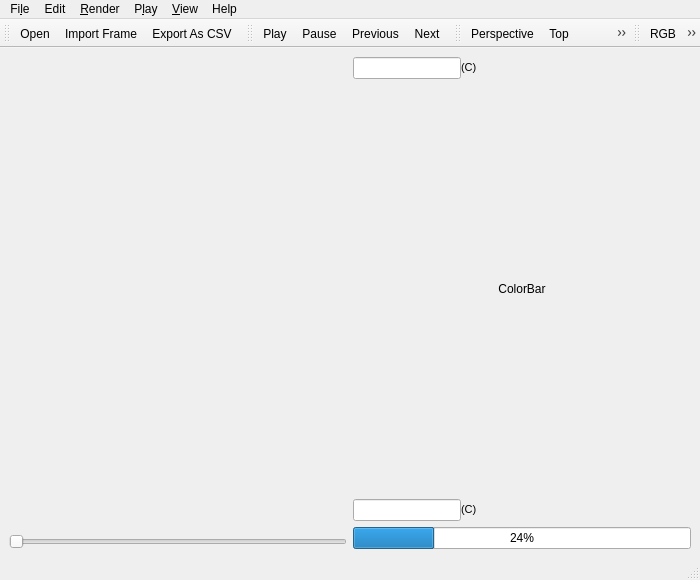
<?xml version="1.0" encoding="UTF-8"?>
<ui version="4.0">
 <class>VisualizeND</class>
 <widget class="QMainWindow" name="VisualizeND">
  <property name="geometry">
   <rect>
    <x>0</x>
    <y>0</y>
    <width>700</width>
    <height>580</height>
   </rect>
  </property>
  <property name="minimumSize">
   <size>
    <width>0</width>
    <height>0</height>
   </size>
  </property>
  <property name="maximumSize">
   <size>
    <width>5000</width>
    <height>5000</height>
   </size>
  </property>
  <property name="windowTitle">
   <string>PCLViewer</string>
  </property>
  <widget class="QWidget" name="centralwidget">
   <layout class="QHBoxLayout" name="horizontalLayout">
    <item>
     <layout class="QVBoxLayout" name="verticalLayoutMainView">
      <item>
       <widget class="QVTKWidget" name="qvtkWidget" native="true"/>
      </item>
      <item>
       <widget class="QSlider" name="frameSlider">
        <property name="font">
         <font>
          <strikeout>false</strikeout>
         </font>
        </property>
        <property name="maximum">
         <number>255</number>
        </property>
        <property name="value">
         <number>0</number>
        </property>
        <property name="tracking">
         <bool>true</bool>
        </property>
        <property name="orientation">
         <enum>Qt::Horizontal</enum>
        </property>
        <property name="invertedControls">
         <bool>false</bool>
        </property>
       </widget>
      </item>
     </layout>
    </item>
    <item>
     <layout class="QVBoxLayout" name="verticalLayout">
      <item>
       <layout class="QVBoxLayout" name="verticalLayoutColorBar">
        <item>
         <layout class="QHBoxLayout" name="horizontalLayoutMaxTemp">
          <property name="spacing">
           <number>0</number>
          </property>
          <item>
           <widget class="QLineEdit" name="lineEditMaxTemp">
            <property name="sizePolicy">
             <sizepolicy hsizetype="Fixed" vsizetype="Fixed">
              <horstretch>0</horstretch>
              <verstretch>0</verstretch>
             </sizepolicy>
            </property>
            <property name="maximumSize">
             <size>
              <width>16777215</width>
              <height>16777215</height>
             </size>
            </property>
            <property name="inputMethodHints">
             <set>Qt::ImhDigitsOnly</set>
            </property>
            <property name="alignment">
             <set>Qt::AlignBottom|Qt::AlignLeading|Qt::AlignLeft</set>
            </property>
           </widget>
          </item>
          <item>
           <widget class="QLabel" name="labelMaxTemp">
            <property name="sizePolicy">
             <sizepolicy hsizetype="Preferred" vsizetype="Fixed">
              <horstretch>0</horstretch>
              <verstretch>0</verstretch>
             </sizepolicy>
            </property>
            <property name="font">
             <font>
              <pointsize>8</pointsize>
             </font>
            </property>
            <property name="inputMethodHints">
             <set>Qt::ImhNone</set>
            </property>
            <property name="text">
             <string>(C)</string>
            </property>
            <property name="alignment">
             <set>Qt::AlignBottom|Qt::AlignLeading|Qt::AlignLeft</set>
            </property>
           </widget>
          </item>
         </layout>
        </item>
        <item>
         <widget class="QLabel" name="labelColorMap">
          <property name="sizePolicy">
           <sizepolicy hsizetype="Preferred" vsizetype="Preferred">
            <horstretch>0</horstretch>
            <verstretch>0</verstretch>
           </sizepolicy>
          </property>
          <property name="text">
           <string>ColorBar</string>
          </property>
          <property name="alignment">
           <set>Qt::AlignCenter</set>
          </property>
         </widget>
        </item>
        <item>
         <layout class="QHBoxLayout" name="horizontalLayoutMinTemp">
          <property name="spacing">
           <number>0</number>
          </property>
          <property name="sizeConstraint">
           <enum>QLayout::SetDefaultConstraint</enum>
          </property>
          <item>
           <widget class="QLineEdit" name="lineEditMinTemp">
            <property name="sizePolicy">
             <sizepolicy hsizetype="Fixed" vsizetype="Fixed">
              <horstretch>0</horstretch>
              <verstretch>0</verstretch>
             </sizepolicy>
            </property>
            <property name="inputMethodHints">
             <set>Qt::ImhDigitsOnly</set>
            </property>
            <property name="alignment">
             <set>Qt::AlignLeading|Qt::AlignLeft|Qt::AlignTop</set>
            </property>
            <property name="dragEnabled">
             <bool>false</bool>
            </property>
           </widget>
          </item>
          <item>
           <widget class="QLabel" name="labelMinTemp">
            <property name="sizePolicy">
             <sizepolicy hsizetype="Preferred" vsizetype="Fixed">
              <horstretch>0</horstretch>
              <verstretch>0</verstretch>
             </sizepolicy>
            </property>
            <property name="font">
             <font>
              <pointsize>8</pointsize>
             </font>
            </property>
            <property name="text">
             <string>(C)</string>
            </property>
            <property name="alignment">
             <set>Qt::AlignLeading|Qt::AlignLeft|Qt::AlignTop</set>
            </property>
           </widget>
          </item>
         </layout>
        </item>
       </layout>
      </item>
      <item>
       <widget class="QProgressBar" name="progressBar">
        <property name="enabled">
         <bool>true</bool>
        </property>
        <property name="inputMethodHints">
         <set>Qt::ImhNone</set>
        </property>
        <property name="value">
         <number>24</number>
        </property>
        <property name="invertedAppearance">
         <bool>false</bool>
        </property>
       </widget>
      </item>
     </layout>
    </item>
   </layout>
  </widget>
  <widget class="QToolBar" name="toolBar_InOut">
   <property name="windowTitle">
    <string>toolBar</string>
   </property>
   <attribute name="toolBarArea">
    <enum>TopToolBarArea</enum>
   </attribute>
   <attribute name="toolBarBreak">
    <bool>false</bool>
   </attribute>
   <addaction name="actionOpen"/>
   <addaction name="actionImport_Frame"/>
   <addaction name="actionExport"/>
  </widget>
  <widget class="QStatusBar" name="statusBar"/>
  <widget class="QMenuBar" name="menuBar">
   <property name="geometry">
    <rect>
     <x>0</x>
     <y>0</y>
     <width>700</width>
     <height>30</height>
    </rect>
   </property>
   <widget class="QMenu" name="menuFile">
    <property name="title">
     <string>Fi&amp;le</string>
    </property>
    <addaction name="actionOpen"/>
    <addaction name="actionImport_Frame"/>
    <addaction name="actionExport"/>
    <addaction name="actionExit"/>
   </widget>
   <widget class="QMenu" name="menuEdit">
    <property name="title">
     <string>Edit</string>
    </property>
    <widget class="QMenu" name="menu_Select_Mode">
     <property name="title">
      <string>&amp;Select Mode</string>
     </property>
     <addaction name="actionSelect_Points"/>
    </widget>
    <widget class="QMenu" name="menuGround_Detection">
     <property name="title">
      <string>&amp;Ground Detection</string>
     </property>
     <addaction name="actionAuto"/>
     <addaction name="actionManual"/>
    </widget>
    <addaction name="actionAlign"/>
    <addaction name="menu_Select_Mode"/>
    <addaction name="actionLabel"/>
    <addaction name="actionMeasure"/>
    <addaction name="menuGround_Detection"/>
   </widget>
   <widget class="QMenu" name="menuRender">
    <property name="title">
     <string>&amp;Render</string>
    </property>
    <addaction name="actionRGB"/>
    <addaction name="actionTemperature"/>
    <addaction name="actionLabels"/>
   </widget>
   <widget class="QMenu" name="menuView">
    <property name="title">
     <string>&amp;View</string>
    </property>
    <widget class="QMenu" name="menuColor_Map">
     <property name="title">
      <string>Color &amp;Map</string>
     </property>
     <addaction name="actionAutumn"/>
     <addaction name="actionBone"/>
     <addaction name="actionJet"/>
     <addaction name="actionWinter"/>
     <addaction name="actionRainbow"/>
     <addaction name="actionOcean"/>
     <addaction name="actionSummer"/>
     <addaction name="actionSpring"/>
     <addaction name="actionCool"/>
     <addaction name="actionHSV"/>
     <addaction name="actionPink"/>
     <addaction name="actionHot"/>
    </widget>
    <addaction name="menuColor_Map"/>
    <addaction name="actionColor_Bar"/>
    <addaction name="separator"/>
    <addaction name="actionTop"/>
    <addaction name="actionBottom"/>
    <addaction name="actionLeft"/>
    <addaction name="actionRight"/>
    <addaction name="actionFront"/>
    <addaction name="actionBack"/>
    <addaction name="actionPerspective"/>
   </widget>
   <widget class="QMenu" name="menuHelp">
    <property name="title">
     <string>Help</string>
    </property>
    <addaction name="actionAbout"/>
   </widget>
   <widget class="QMenu" name="menuPlay">
    <property name="title">
     <string>P&amp;lay</string>
    </property>
    <widget class="QMenu" name="menuRate">
     <property name="title">
      <string>Rat&amp;e</string>
     </property>
     <addaction name="action_Rate_0_25"/>
     <addaction name="action_Rate_0_5"/>
     <addaction name="action_Rate_1_0"/>
     <addaction name="action_Rate_2_0"/>
     <addaction name="action_Rate_4_0"/>
    </widget>
    <addaction name="actionPlay"/>
    <addaction name="actionPause"/>
    <addaction name="actionPrevious"/>
    <addaction name="actionNext"/>
    <addaction name="menuRate"/>
   </widget>
   <addaction name="menuFile"/>
   <addaction name="menuEdit"/>
   <addaction name="menuRender"/>
   <addaction name="menuPlay"/>
   <addaction name="menuView"/>
   <addaction name="menuHelp"/>
  </widget>
  <widget class="QToolBar" name="toolBar_Play">
   <property name="windowTitle">
    <string>toolBar_2</string>
   </property>
   <attribute name="toolBarArea">
    <enum>TopToolBarArea</enum>
   </attribute>
   <attribute name="toolBarBreak">
    <bool>false</bool>
   </attribute>
   <addaction name="actionPlay"/>
   <addaction name="actionPause"/>
   <addaction name="actionPrevious"/>
   <addaction name="actionNext"/>
  </widget>
  <widget class="QToolBar" name="toolBar_View">
   <property name="windowTitle">
    <string>toolBar_2</string>
   </property>
   <attribute name="toolBarArea">
    <enum>TopToolBarArea</enum>
   </attribute>
   <attribute name="toolBarBreak">
    <bool>false</bool>
   </attribute>
   <addaction name="actionPerspective"/>
   <addaction name="actionTop"/>
   <addaction name="actionBottom"/>
   <addaction name="actionLeft"/>
   <addaction name="actionRight"/>
   <addaction name="actionFront"/>
   <addaction name="actionBack"/>
  </widget>
  <widget class="QToolBar" name="toolBar_RGB_Temp">
   <property name="windowTitle">
    <string>toolBar_2</string>
   </property>
   <attribute name="toolBarArea">
    <enum>TopToolBarArea</enum>
   </attribute>
   <attribute name="toolBarBreak">
    <bool>false</bool>
   </attribute>
   <addaction name="actionRGB"/>
   <addaction name="actionTemperature"/>
   <addaction name="actionColor_Bar"/>
  </widget>
  <action name="actionOpen">
   <property name="icon">
    <iconset resource="resouce.qrc">
     <normaloff>:/rec/resource/icons/open-file-icon.png</normaloff>:/rec/resource/icons/open-file-icon.png</iconset>
   </property>
   <property name="text">
    <string>&amp;Open</string>
   </property>
  </action>
  <action name="actionImport_Frame">
   <property name="icon">
    <iconset resource="resouce.qrc">
     <normaloff>:/rec/resource/icons/import-frame-icon.png</normaloff>:/rec/resource/icons/import-frame-icon.png</iconset>
   </property>
   <property name="text">
    <string>&amp;Import Frame</string>
   </property>
  </action>
  <action name="actionExport">
   <property name="icon">
    <iconset resource="resouce.qrc">
     <normaloff>:/rec/resource/icons/export-as-csv-icon.png</normaloff>:/rec/resource/icons/export-as-csv-icon.png</iconset>
   </property>
   <property name="text">
    <string>&amp;Export As CSV</string>
   </property>
   <property name="toolTip">
    <string>Export As CSV</string>
   </property>
  </action>
  <action name="actionExit">
   <property name="icon">
    <iconset resource="resouce.qrc">
     <normaloff>:/rec/resource/icons/exit-icon.png</normaloff>:/rec/resource/icons/exit-icon.png</iconset>
   </property>
   <property name="text">
    <string>E&amp;xit</string>
   </property>
  </action>
  <action name="actionAlign">
   <property name="text">
    <string>&amp;Align</string>
   </property>
  </action>
  <action name="actionLabel">
   <property name="text">
    <string>&amp;Label</string>
   </property>
  </action>
  <action name="actionMeasure">
   <property name="text">
    <string>&amp;Measure</string>
   </property>
  </action>
  <action name="actionRGB">
   <property name="checkable">
    <bool>true</bool>
   </property>
   <property name="icon">
    <iconset resource="resouce.qrc">
     <normaloff>:/rec/resource/icons/rgb-icon.jpeg</normaloff>:/rec/resource/icons/rgb-icon.jpeg</iconset>
   </property>
   <property name="text">
    <string>&amp;RGB</string>
   </property>
  </action>
  <action name="actionTemperature">
   <property name="checkable">
    <bool>true</bool>
   </property>
   <property name="icon">
    <iconset resource="resouce.qrc">
     <normaloff>:/rec/resource/icons/temperature-icon.jpeg</normaloff>:/rec/resource/icons/temperature-icon.jpeg</iconset>
   </property>
   <property name="text">
    <string>&amp;Temperature</string>
   </property>
  </action>
  <action name="actionLabels">
   <property name="text">
    <string>&amp;Labels</string>
   </property>
  </action>
  <action name="actionTop">
   <property name="icon">
    <iconset resource="resouce.qrc">
     <normaloff>:/rec/resource/icons/top-view-icon.png</normaloff>:/rec/resource/icons/top-view-icon.png</iconset>
   </property>
   <property name="text">
    <string>&amp;Top</string>
   </property>
  </action>
  <action name="actionBottom">
   <property name="icon">
    <iconset resource="resouce.qrc">
     <normaloff>:/rec/resource/icons/bottom-view-icon.png</normaloff>:/rec/resource/icons/bottom-view-icon.png</iconset>
   </property>
   <property name="text">
    <string>&amp;Bottom</string>
   </property>
  </action>
  <action name="actionLeft">
   <property name="icon">
    <iconset resource="resouce.qrc">
     <normaloff>:/rec/resource/icons/left-view-icon.png</normaloff>:/rec/resource/icons/left-view-icon.png</iconset>
   </property>
   <property name="text">
    <string>&amp;Left</string>
   </property>
  </action>
  <action name="actionRight">
   <property name="icon">
    <iconset resource="resouce.qrc">
     <normaloff>:/rec/resource/icons/right-view-icon.png</normaloff>:/rec/resource/icons/right-view-icon.png</iconset>
   </property>
   <property name="text">
    <string>&amp;Right</string>
   </property>
  </action>
  <action name="actionFront">
   <property name="icon">
    <iconset resource="resouce.qrc">
     <normaloff>:/rec/resource/icons/front-view-icon.png</normaloff>:/rec/resource/icons/front-view-icon.png</iconset>
   </property>
   <property name="text">
    <string>&amp;Front</string>
   </property>
  </action>
  <action name="actionBack">
   <property name="icon">
    <iconset resource="resouce.qrc">
     <normaloff>:/rec/resource/icons/back-view-icon.png</normaloff>:/rec/resource/icons/back-view-icon.png</iconset>
   </property>
   <property name="text">
    <string>Ba&amp;ck</string>
   </property>
  </action>
  <action name="actionPerspective">
   <property name="icon">
    <iconset resource="resouce.qrc">
     <normaloff>:/rec/resource/icons/perspective-view-icon.png</normaloff>:/rec/resource/icons/perspective-view-icon.png</iconset>
   </property>
   <property name="text">
    <string>&amp;Perspective</string>
   </property>
  </action>
  <action name="actionAbout">
   <property name="icon">
    <iconset resource="resouce.qrc">
     <normaloff>:/rec/resource/icons/about-icon.png</normaloff>:/rec/resource/icons/about-icon.png</iconset>
   </property>
   <property name="text">
    <string>&amp;About</string>
   </property>
  </action>
  <action name="actionPlay">
   <property name="icon">
    <iconset resource="resouce.qrc">
     <normaloff>:/rec/resource/icons/play-button-icon.png</normaloff>:/rec/resource/icons/play-button-icon.png</iconset>
   </property>
   <property name="text">
    <string>&amp;Play</string>
   </property>
  </action>
  <action name="actionPause">
   <property name="icon">
    <iconset resource="resouce.qrc">
     <normaloff>:/rec/resource/icons/pause-button-icon.png</normaloff>:/rec/resource/icons/pause-button-icon.png</iconset>
   </property>
   <property name="text">
    <string>Pa&amp;use</string>
   </property>
   <property name="toolTip">
    <string>Pause</string>
   </property>
  </action>
  <action name="actionPrevious">
   <property name="icon">
    <iconset resource="resouce.qrc">
     <normaloff>:/rec/resource/icons/previous-button-icon.png</normaloff>:/rec/resource/icons/previous-button-icon.png</iconset>
   </property>
   <property name="text">
    <string>P&amp;revious</string>
   </property>
  </action>
  <action name="actionNext">
   <property name="icon">
    <iconset resource="resouce.qrc">
     <normaloff>:/rec/resource/icons/next-button-icon.png</normaloff>:/rec/resource/icons/next-button-icon.png</iconset>
   </property>
   <property name="text">
    <string>&amp;Next</string>
   </property>
  </action>
  <action name="action_Rate_0_25">
   <property name="checkable">
    <bool>true</bool>
   </property>
   <property name="text">
    <string>&amp;0.25</string>
   </property>
  </action>
  <action name="action_Rate_0_5">
   <property name="checkable">
    <bool>true</bool>
   </property>
   <property name="text">
    <string>0.&amp;5</string>
   </property>
  </action>
  <action name="action_Rate_1_0">
   <property name="checkable">
    <bool>true</bool>
   </property>
   <property name="text">
    <string>&amp;1.0</string>
   </property>
  </action>
  <action name="action_Rate_2_0">
   <property name="checkable">
    <bool>true</bool>
   </property>
   <property name="text">
    <string>&amp;2.0</string>
   </property>
  </action>
  <action name="action_Rate_4_0">
   <property name="checkable">
    <bool>true</bool>
   </property>
   <property name="text">
    <string>&amp;4.0</string>
   </property>
  </action>
  <action name="actionAutumn">
   <property name="checkable">
    <bool>true</bool>
   </property>
   <property name="icon">
    <iconset resource="resouce.qrc">
     <normaloff>:/rec/resource/icons/AUTUMN_icon.png</normaloff>:/rec/resource/icons/AUTUMN_icon.png</iconset>
   </property>
   <property name="text">
    <string>&amp;Autumn</string>
   </property>
  </action>
  <action name="actionBone">
   <property name="checkable">
    <bool>true</bool>
   </property>
   <property name="icon">
    <iconset resource="resouce.qrc">
     <normaloff>:/rec/resource/icons/BONE_icon.png</normaloff>:/rec/resource/icons/BONE_icon.png</iconset>
   </property>
   <property name="text">
    <string>&amp;Bone</string>
   </property>
  </action>
  <action name="actionJet">
   <property name="checkable">
    <bool>true</bool>
   </property>
   <property name="icon">
    <iconset resource="resouce.qrc">
     <normaloff>:/rec/resource/icons/JET_icon.png</normaloff>:/rec/resource/icons/JET_icon.png</iconset>
   </property>
   <property name="text">
    <string>&amp;Jet</string>
   </property>
  </action>
  <action name="actionWinter">
   <property name="checkable">
    <bool>true</bool>
   </property>
   <property name="icon">
    <iconset resource="resouce.qrc">
     <normaloff>:/rec/resource/icons/WINTER_icon.png</normaloff>:/rec/resource/icons/WINTER_icon.png</iconset>
   </property>
   <property name="text">
    <string>&amp;Winter</string>
   </property>
  </action>
  <action name="actionRainbow">
   <property name="checkable">
    <bool>true</bool>
   </property>
   <property name="icon">
    <iconset resource="resouce.qrc">
     <normaloff>:/rec/resource/icons/RAINBOW_icon.png</normaloff>:/rec/resource/icons/RAINBOW_icon.png</iconset>
   </property>
   <property name="text">
    <string>&amp;Rainbow</string>
   </property>
  </action>
  <action name="actionOcean">
   <property name="checkable">
    <bool>true</bool>
   </property>
   <property name="icon">
    <iconset resource="resouce.qrc">
     <normaloff>:/rec/resource/icons/OCEAN_icon.png</normaloff>:/rec/resource/icons/OCEAN_icon.png</iconset>
   </property>
   <property name="text">
    <string>&amp;Ocean</string>
   </property>
  </action>
  <action name="actionSummer">
   <property name="checkable">
    <bool>true</bool>
   </property>
   <property name="icon">
    <iconset resource="resouce.qrc">
     <normaloff>:/rec/resource/icons/SUMMER_icon.png</normaloff>:/rec/resource/icons/SUMMER_icon.png</iconset>
   </property>
   <property name="text">
    <string>&amp;Summer</string>
   </property>
  </action>
  <action name="actionSpring">
   <property name="checkable">
    <bool>true</bool>
   </property>
   <property name="icon">
    <iconset resource="resouce.qrc">
     <normaloff>:/rec/resource/icons/SPRING_icon.png</normaloff>:/rec/resource/icons/SPRING_icon.png</iconset>
   </property>
   <property name="text">
    <string>Spr&amp;ing</string>
   </property>
  </action>
  <action name="actionCool">
   <property name="checkable">
    <bool>true</bool>
   </property>
   <property name="icon">
    <iconset resource="resouce.qrc">
     <normaloff>:/rec/resource/icons/COOL_icon.png</normaloff>:/rec/resource/icons/COOL_icon.png</iconset>
   </property>
   <property name="text">
    <string>&amp;Cool</string>
   </property>
  </action>
  <action name="actionHSV">
   <property name="checkable">
    <bool>true</bool>
   </property>
   <property name="icon">
    <iconset resource="resouce.qrc">
     <normaloff>:/rec/resource/icons/HSV_icon.png</normaloff>:/rec/resource/icons/HSV_icon.png</iconset>
   </property>
   <property name="text">
    <string>&amp;HSV</string>
   </property>
  </action>
  <action name="actionPink">
   <property name="checkable">
    <bool>true</bool>
   </property>
   <property name="icon">
    <iconset resource="resouce.qrc">
     <normaloff>:/rec/resource/icons/PINK_icon.png</normaloff>:/rec/resource/icons/PINK_icon.png</iconset>
   </property>
   <property name="text">
    <string>&amp;Pink</string>
   </property>
  </action>
  <action name="actionHot">
   <property name="checkable">
    <bool>true</bool>
   </property>
   <property name="icon">
    <iconset resource="resouce.qrc">
     <normaloff>:/rec/resource/icons/HOT_icon.png</normaloff>:/rec/resource/icons/HOT_icon.png</iconset>
   </property>
   <property name="text">
    <string>Hot</string>
   </property>
  </action>
  <action name="actionColor_Bar">
   <property name="checkable">
    <bool>true</bool>
   </property>
   <property name="icon">
    <iconset resource="resouce.qrc">
     <normaloff>:/rec/resource/icons/color-bar-icon.jpg</normaloff>:/rec/resource/icons/color-bar-icon.jpg</iconset>
   </property>
   <property name="text">
    <string>C&amp;olor Bar</string>
   </property>
  </action>
  <action name="actionSelect_Points">
   <property name="checkable">
    <bool>true</bool>
   </property>
   <property name="icon">
    <iconset resource="resouce.qrc">
     <normaloff>:/rec/resource/icons/mouse_icon.png</normaloff>:/rec/resource/icons/mouse_icon.png</iconset>
   </property>
   <property name="text">
    <string>&amp;Select Points</string>
   </property>
  </action>
  <action name="actionAuto">
   <property name="text">
    <string>&amp;Auto</string>
   </property>
  </action>
  <action name="actionManual">
   <property name="text">
    <string>&amp;Manual</string>
   </property>
  </action>
 </widget>
 <customwidgets>
  <customwidget>
   <class>QVTKWidget</class>
   <extends>QWidget</extends>
   <header>QVTKWidget.h</header>
  </customwidget>
 </customwidgets>
 <resources>
  <include location="resouce.qrc"/>
 </resources>
 <connections/>
</ui>
